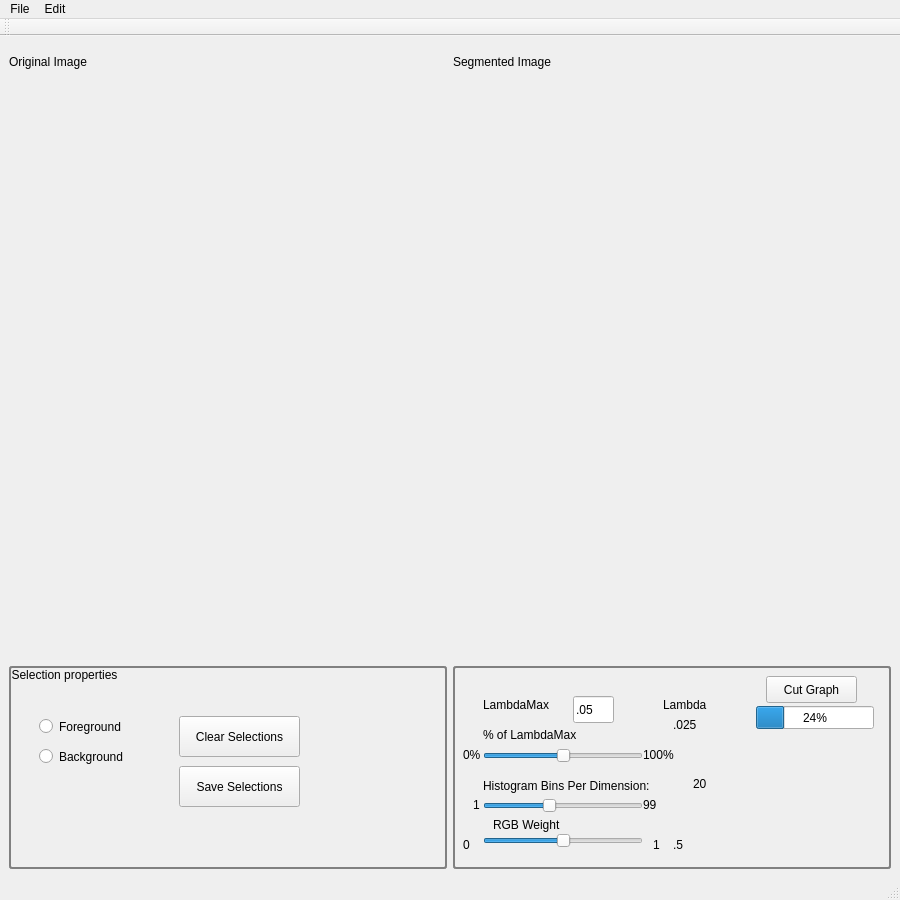
<?xml version="1.0" encoding="UTF-8"?>
<ui version="4.0">
 <class>GraphCutSegmentationWidget</class>
 <widget class="QMainWindow" name="GraphCutSegmentationWidget">
  <property name="geometry">
   <rect>
    <x>0</x>
    <y>0</y>
    <width>900</width>
    <height>900</height>
   </rect>
  </property>
  <property name="minimumSize">
   <size>
    <width>900</width>
    <height>900</height>
   </size>
  </property>
  <property name="windowTitle">
   <string>Interactive Graph Cut Segmentation</string>
  </property>
  <widget class="QWidget" name="centralwidget">
   <layout class="QGridLayout" name="gridLayout_2">
    <item row="0" column="0">
     <layout class="QGridLayout" name="gridLayout" rowstretch="1,17,6">
      <item row="0" column="0">
       <widget class="QLabel" name="label_9">
        <property name="text">
         <string>Original Image</string>
        </property>
       </widget>
      </item>
      <item row="0" column="1">
       <widget class="QLabel" name="label_10">
        <property name="text">
         <string>Segmented Image</string>
        </property>
       </widget>
      </item>
      <item row="1" column="0">
       <widget class="QVTKWidget" name="qvtkWidgetLeft"/>
      </item>
      <item row="1" column="1">
       <widget class="QVTKWidget" name="qvtkWidgetRight"/>
      </item>
      <item row="2" column="0">
       <widget class="QGroupBox" name="grpSelection">
        <property name="styleSheet">
         <string notr="true">QGroupBox#grpSelection { 
     border: 2px solid gray; 
     border-radius: 3px; 
 } 

QGroupBox#grpSelection::title { 
    background-color: transparent;
 } </string>
        </property>
        <property name="title">
         <string>Selection properties</string>
        </property>
        <widget class="QRadioButton" name="radBackground">
         <property name="geometry">
          <rect>
           <x>30</x>
           <y>80</y>
           <width>106</width>
           <height>21</height>
          </rect>
         </property>
         <property name="text">
          <string>Background</string>
         </property>
        </widget>
        <widget class="QRadioButton" name="radForeground">
         <property name="geometry">
          <rect>
           <x>30</x>
           <y>50</y>
           <width>106</width>
           <height>21</height>
          </rect>
         </property>
         <property name="text">
          <string>Foreground</string>
         </property>
        </widget>
        <widget class="QPushButton" name="btnClearSelections">
         <property name="geometry">
          <rect>
           <x>170</x>
           <y>50</y>
           <width>121</width>
           <height>41</height>
          </rect>
         </property>
         <property name="text">
          <string>Clear Selections</string>
         </property>
        </widget>
        <widget class="QPushButton" name="btnSaveSelections">
         <property name="geometry">
          <rect>
           <x>170</x>
           <y>100</y>
           <width>121</width>
           <height>41</height>
          </rect>
         </property>
         <property name="toolTip">
          <string>The foreground and background pixels will be saved as binary images in X_Foreground.png and X_Background.png where X is specified in the file save diaglog.</string>
         </property>
         <property name="text">
          <string>Save Selections</string>
         </property>
        </widget>
       </widget>
      </item>
      <item row="2" column="1">
       <widget class="QGroupBox" name="groupBox">
        <property name="styleSheet">
         <string notr="true">QGroupBox#groupBox { 
     border: 2px solid gray; 
     border-radius: 3px; 
 } 

QGroupBox#groupBox::title { 
    background-color: transparent;
 } </string>
        </property>
        <property name="title">
         <string/>
        </property>
        <property name="flat">
         <bool>false</bool>
        </property>
        <widget class="QLabel" name="label_3">
         <property name="geometry">
          <rect>
           <x>30</x>
           <y>30</y>
           <width>91</width>
           <height>17</height>
          </rect>
         </property>
         <property name="text">
          <string>LambdaMax</string>
         </property>
        </widget>
        <widget class="QLineEdit" name="txtLambdaMax">
         <property name="geometry">
          <rect>
           <x>120</x>
           <y>30</y>
           <width>41</width>
           <height>27</height>
          </rect>
         </property>
         <property name="toolTip">
          <string>The value of Lambda if the slider is set to 100%</string>
         </property>
         <property name="text">
          <string>.05</string>
         </property>
        </widget>
        <widget class="QLabel" name="label">
         <property name="geometry">
          <rect>
           <x>30</x>
           <y>60</y>
           <width>131</width>
           <height>17</height>
          </rect>
         </property>
         <property name="text">
          <string>% of LambdaMax</string>
         </property>
        </widget>
        <widget class="QSlider" name="sldLambda">
         <property name="geometry">
          <rect>
           <x>30</x>
           <y>80</y>
           <width>160</width>
           <height>19</height>
          </rect>
         </property>
         <property name="toolTip">
          <string>The percentage of LambdaMax to use as Lambda</string>
         </property>
         <property name="value">
          <number>50</number>
         </property>
         <property name="orientation">
          <enum>Qt::Horizontal</enum>
         </property>
        </widget>
        <widget class="QLabel" name="lblLambda">
         <property name="geometry">
          <rect>
           <x>220</x>
           <y>50</y>
           <width>51</width>
           <height>17</height>
          </rect>
         </property>
         <property name="toolTip">
          <string>The final value of Labmda to use. When Lambda is high, there is no regularization. That is, each pixel decides its label independently (does not care about the labeling of its neighbors).</string>
         </property>
         <property name="text">
          <string>.025</string>
         </property>
        </widget>
        <widget class="QLabel" name="label_4">
         <property name="geometry">
          <rect>
           <x>210</x>
           <y>30</y>
           <width>64</width>
           <height>17</height>
          </rect>
         </property>
         <property name="text">
          <string>Lambda</string>
         </property>
        </widget>
        <widget class="QLabel" name="label_6">
         <property name="geometry">
          <rect>
           <x>190</x>
           <y>80</y>
           <width>41</width>
           <height>17</height>
          </rect>
         </property>
         <property name="text">
          <string>100%</string>
         </property>
        </widget>
        <widget class="QLabel" name="label_5">
         <property name="geometry">
          <rect>
           <x>10</x>
           <y>80</y>
           <width>21</width>
           <height>17</height>
          </rect>
         </property>
         <property name="text">
          <string>0%</string>
         </property>
        </widget>
        <widget class="QSlider" name="sldHistogramBins">
         <property name="geometry">
          <rect>
           <x>30</x>
           <y>130</y>
           <width>160</width>
           <height>19</height>
          </rect>
         </property>
         <property name="toolTip">
          <string>The higher this value, the more discriminative the regional term will be.</string>
         </property>
         <property name="value">
          <number>40</number>
         </property>
         <property name="orientation">
          <enum>Qt::Horizontal</enum>
         </property>
        </widget>
        <widget class="QLabel" name="lblHistogramBins">
         <property name="geometry">
          <rect>
           <x>240</x>
           <y>110</y>
           <width>41</width>
           <height>16</height>
          </rect>
         </property>
         <property name="text">
          <string>20</string>
         </property>
        </widget>
        <widget class="QLabel" name="label_2">
         <property name="geometry">
          <rect>
           <x>30</x>
           <y>110</y>
           <width>211</width>
           <height>20</height>
          </rect>
         </property>
         <property name="text">
          <string>Histogram Bins Per Dimension:</string>
         </property>
        </widget>
        <widget class="QPushButton" name="btnCut">
         <property name="geometry">
          <rect>
           <x>313</x>
           <y>10</y>
           <width>91</width>
           <height>27</height>
          </rect>
         </property>
         <property name="text">
          <string>Cut Graph</string>
         </property>
        </widget>
        <widget class="QProgressBar" name="progressBar">
         <property name="geometry">
          <rect>
           <x>303</x>
           <y>40</y>
           <width>118</width>
           <height>23</height>
          </rect>
         </property>
         <property name="value">
          <number>24</number>
         </property>
        </widget>
        <widget class="QLabel" name="label_7">
         <property name="geometry">
          <rect>
           <x>20</x>
           <y>130</y>
           <width>16</width>
           <height>17</height>
          </rect>
         </property>
         <property name="text">
          <string>1</string>
         </property>
        </widget>
        <widget class="QLabel" name="label_8">
         <property name="geometry">
          <rect>
           <x>190</x>
           <y>130</y>
           <width>21</width>
           <height>17</height>
          </rect>
         </property>
         <property name="text">
          <string>99</string>
         </property>
        </widget>
        <widget class="QSlider" name="sldRGBWeight">
         <property name="geometry">
          <rect>
           <x>30</x>
           <y>160</y>
           <width>160</width>
           <height>29</height>
          </rect>
         </property>
         <property name="value">
          <number>50</number>
         </property>
         <property name="orientation">
          <enum>Qt::Horizontal</enum>
         </property>
        </widget>
        <widget class="QLabel" name="label_11">
         <property name="geometry">
          <rect>
           <x>40</x>
           <y>150</y>
           <width>101</width>
           <height>17</height>
          </rect>
         </property>
         <property name="text">
          <string>RGB Weight</string>
         </property>
        </widget>
        <widget class="QLabel" name="label_12">
         <property name="geometry">
          <rect>
           <x>10</x>
           <y>170</y>
           <width>21</width>
           <height>17</height>
          </rect>
         </property>
         <property name="text">
          <string>0</string>
         </property>
        </widget>
        <widget class="QLabel" name="label_13">
         <property name="geometry">
          <rect>
           <x>200</x>
           <y>170</y>
           <width>21</width>
           <height>17</height>
          </rect>
         </property>
         <property name="text">
          <string>1</string>
         </property>
        </widget>
        <widget class="QLabel" name="lblRGBWeight">
         <property name="geometry">
          <rect>
           <x>220</x>
           <y>170</y>
           <width>31</width>
           <height>17</height>
          </rect>
         </property>
         <property name="text">
          <string>.5</string>
         </property>
        </widget>
       </widget>
      </item>
     </layout>
    </item>
   </layout>
  </widget>
  <widget class="QMenuBar" name="menubar">
   <property name="geometry">
    <rect>
     <x>0</x>
     <y>0</y>
     <width>900</width>
     <height>20</height>
    </rect>
   </property>
   <widget class="QMenu" name="menuFile">
    <property name="title">
     <string>File</string>
    </property>
    <addaction name="actionOpenImage"/>
    <addaction name="actionSaveSegmentation"/>
    <addaction name="actionExit"/>
   </widget>
   <widget class="QMenu" name="menuEdit">
    <property name="title">
     <string>Edit</string>
    </property>
    <addaction name="actionFlipImage"/>
   </widget>
   <addaction name="menuFile"/>
   <addaction name="menuEdit"/>
  </widget>
  <widget class="QStatusBar" name="statusbar"/>
  <widget class="QToolBar" name="toolBar">
   <property name="windowTitle">
    <string>toolBar</string>
   </property>
   <attribute name="toolBarArea">
    <enum>TopToolBarArea</enum>
   </attribute>
   <attribute name="toolBarBreak">
    <bool>false</bool>
   </attribute>
  </widget>
  <action name="actionOpenImage">
   <property name="text">
    <string>Open Image</string>
   </property>
  </action>
  <action name="actionOpen_Grayscale_Image">
   <property name="text">
    <string>Open As Grayscale Image</string>
   </property>
  </action>
  <action name="actionOpen_RGBDI_Image">
   <property name="text">
    <string>Open As RGBDI Image</string>
   </property>
  </action>
  <action name="actionSaveSegmentation">
   <property name="text">
    <string>Save Segmentation</string>
   </property>
  </action>
  <action name="actionFlipImage">
   <property name="text">
    <string>Flip Image</string>
   </property>
  </action>
  <action name="actionExit">
   <property name="text">
    <string>Exit</string>
   </property>
  </action>
 </widget>
 <customwidgets>
  <customwidget>
   <class>QVTKWidget</class>
   <extends>QWidget</extends>
   <header>QVTKWidget.h</header>
  </customwidget>
 </customwidgets>
 <resources/>
 <connections>
  <connection>
   <sender>sldHistogramBins</sender>
   <signal>sliderMoved(int)</signal>
   <receiver>lblHistogramBins</receiver>
   <slot>setNum(int)</slot>
   <hints>
    <hint type="sourcelabel">
     <x>562</x>
     <y>805</y>
    </hint>
    <hint type="destinationlabel">
     <x>713</x>
     <y>783</y>
    </hint>
   </hints>
  </connection>
 </connections>
</ui>
